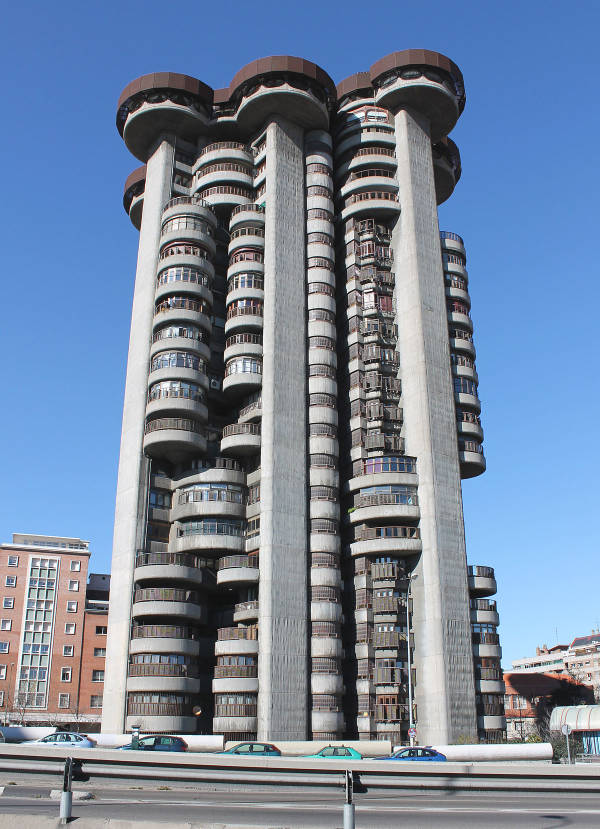
#> input picture data/torres_blancas.jpg, 1200 x 1657 px (shown at 1/2 size)
$ python ch01-example1.py
#> lines starting #> are read from the running program, lines starting #| are printed output that depends on the picture
# -*- coding: utf-8 -*-
"""
Created on Thu Mar 01 21:12:08 2018

@author: PEDRO NEL MENDOZA
"""

# The module Image of PIL is imported:
from PIL import Image

mod_image = Image.open('data/torres_blancas.jpg') # Read an image
#> mod_image is the input picture: PIL image 1200x1657 RGB; mean R, G, B 118.1, 134.9, 158.1
mod_image.show()                             # Show the image

pil_image = Image.open('data/torres_blancas.jpg').convert('L') # Read an image and convert it to grayscale
pil_image.show()                            # Show the image in grayscale

# to create a thumbnail with longest side 150 pixels, use the method like this:
pil_image.thumbnail((150,150))
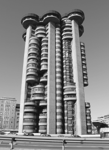
#> pil_image: PIL image 109x150 L; min 14, max 251, mean 132.5
pil_image.show()        # Show the thumbnail image

# to rotate the thumbnail image use counterclockwise angles and rotate(), in this case rotate(45):
out = pil_image.rotate(45)
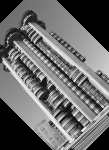
#> out: PIL image 109x150 L; min 0, max 244, mean 106.1
out.show()              # Show the thumbnail image rotated 45 degrees.

# Cropping a region from an image is done using the crop() method:
box1 = (100,100,300,300)        # Coordinates are (left, upper, right, lower)
region = mod_image.crop(box1)   # Crop a region from an image
region = region.transpose(Image.ROTATE_180)  # The extracted region is rotated 180 degrees.
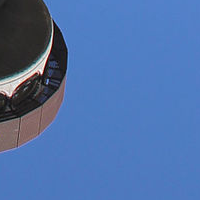
#> region: PIL image 200x200 RGB; mean R, G, B 78.5, 112.6, 167.5
mod_image.paste(region,box1)    # The region puts back using the paste() method
mod_image.show()                # Show the region on the image

im = Image.open('data/perros.jpg').convert('L') # Read an image and convert it to grayscale
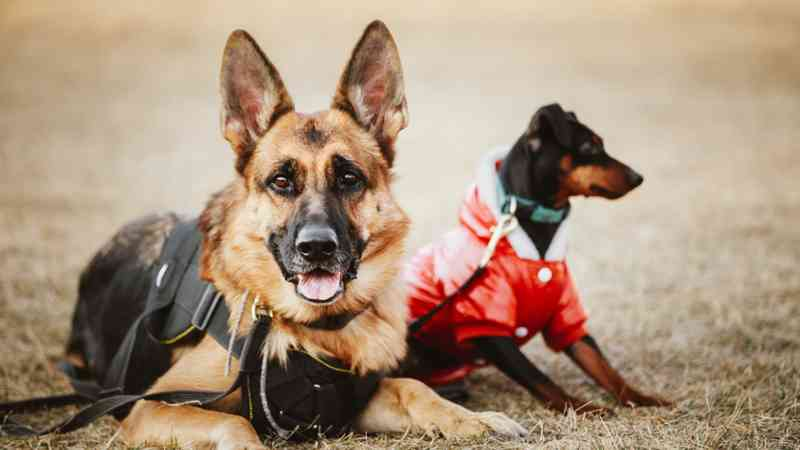
#> input picture data/perros.jpg, 800 x 450 px
box3 = (200,200,400,400)        # Coordinates are (left, upper, right, lower)
region3 = im.crop(box3)         # Crop a region from an image
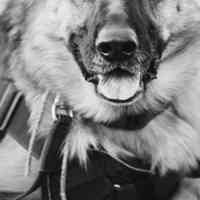
#> region3: PIL image 200x200 L; min 2, max 252, mean 126.2
region3 = region3.transpose(Image.ROTATE_90) # The extracted region is rotated 90 degrees.
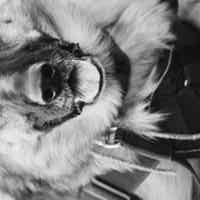
#> region3: PIL image 200x200 L; min 2, max 252, mean 126.2
im.paste(region3,box3)          # The region puts back using the paste() method
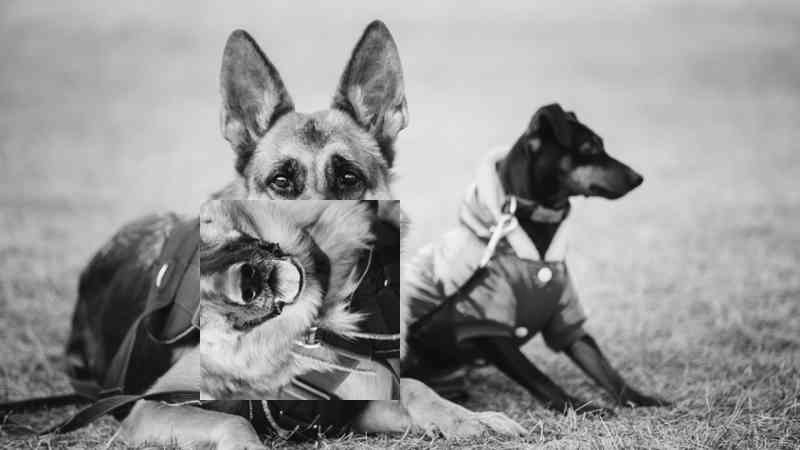
#> im: PIL image 800x450 L; min 1, max 255, mean 149
im.show()                       # Show the region on the image
